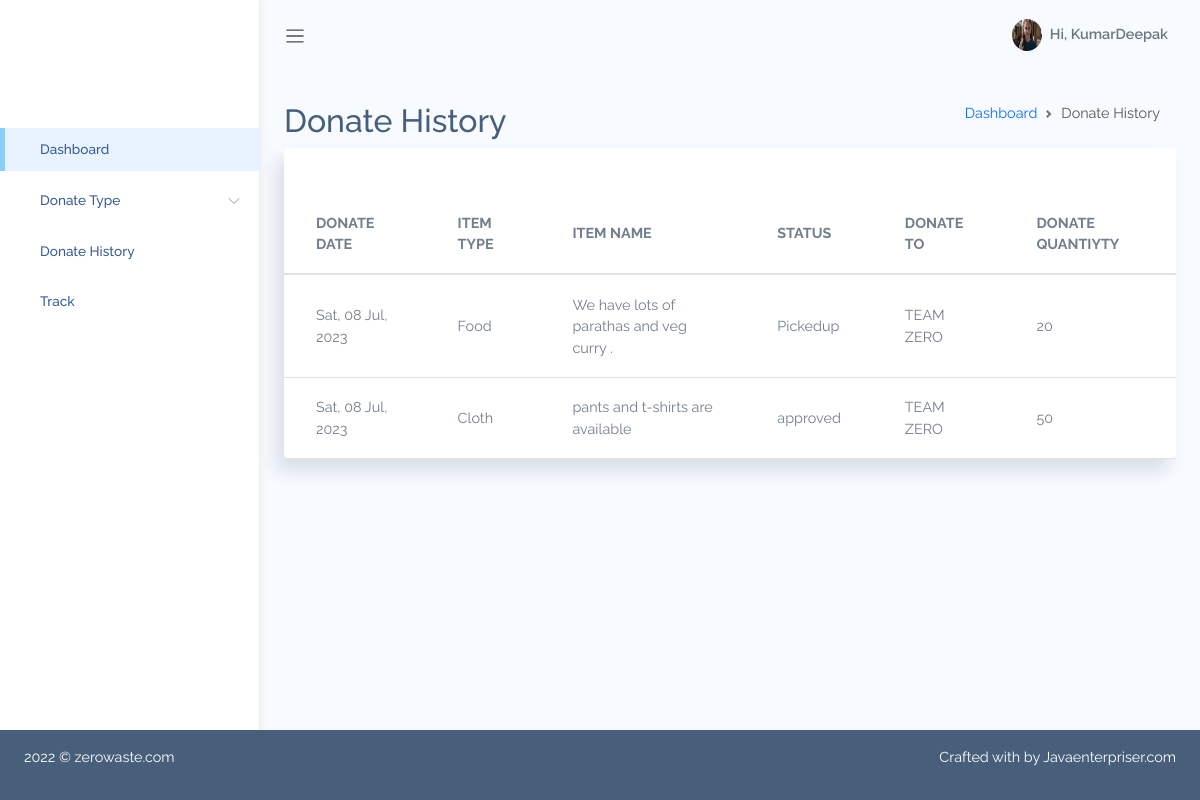
Page /donatehistory/ (signed in) on the committed database.
### AdminApp/models.py (models this page shows, shortened)
class UserProfile(models.Model):
    USER_TYPES = [
        ('Doner', 'Doner'),
        ('staff', 'staff'),
    ]
    user = models.OneToOneField(User, on_delete=models.CASCADE,related_name='userdetails')
    profilePicture = models.ImageField(blank=True, null=True)
    DOB = models.DateField()
    address = models.TextField()
    contact_No = models.IntegerField()
    userType = models.CharField(
        max_length=10, choices=USER_TYPES, default='Doner')
    created_at = models.DateTimeField(auto_now_add=True)
    updated_at = models.DateTimeField(auto_now=True)

class Wastage(models.Model):
    WASTE_TYPES = [
        ('Food', 'Food'),
        ('Cloth', 'Cloth'),
    ]
    STATUS_TYPES = [
        ('pending', 'pending'),
        ('approved', 'approved'),
        ('rejected','rejected'),
        ('Pickedup','Pickedup'),
        ('assignteam','assignteam'),
        ('donated','donated')
    ]
    donatedBy = models.ForeignKey(User, on_delete=models.SET_NULL, null=True)
    wasteType = models.CharField(
        max_length=10, choices=WASTE_TYPES, default='Food')
    statusType = models.CharField(
        max_length=10, choices=STATUS_TYPES, default='pending')
    description = models.TextField()
    quantity = models.PositiveIntegerField()
    pic1 = models.ImageField(blank=True, null=True)
    created_at = models.DateTimeField(auto_now_add=True)
    updated_at = models.DateTimeField(auto_now=True)

### AdminApp/views.py (the view)
# urls.py: path('donatehistory/',donatehistory,name='donatehistory'),
def donatehistory(request):
    w=Wastage.objects.filter(donatedBy=request.user)
    return render(request,'donatehistory.html',{'w':w})

### AdminApp/templates/donatehistory.html
{% extends 'adminBasic.html' %}
{%block content %}
{%load static%}
<div class="main-content container-fluid">
    <div class="page-title">
        <div class="row">
            <div class="col-12 col-md-6 order-md-1 order-last">
                <h3>Donate History</h3>
            </div>
            <div class="col-12 col-md-6 order-md-2 order-first">
                <nav aria-label="breadcrumb" class='breadcrumb-header'>
                    <ol class="breadcrumb">
                        <li class="breadcrumb-item"><a href="/admin-index/">Dashboard</a></li>
                        <li class="breadcrumb-item active" aria-current="page">Donate History</li>
                    </ol>
                </nav>
            </div>
        </div>
    </div>
<div class="row" id="table-hover-row">
  <div class="col-12">
    <div class="card">
      <div class="card-content">
        <div class="card-body">
        </div>
        <div class="table-responsive">
          <table class="table table-hover mb-0">
            <thead>
              <tr>
                <th>DONATE DATE</th>
                <th>ITEM TYPE</th>
                <th>ITEM NAME</th>
                <th>STATUS</th>
                <th>DONATE TO</th>
                <th>DONATE QUANTIYTY</th>
              </tr>
            </thead>
            <tbody>
                {% for x in w %}
              <tr>
                <td class="text-bold-500">{{x.created_at|date:"D, d M, Y"}}</td>
                <td>{{x.wasteType}}</td>
                <td>{{x.description}}</td>
                <td class="text-bold-500">{{x.statusType}}</td>
                <td>TEAM ZERO</td>
                <td>{{x.quantity}}</td>
              {% endfor %}
            </tbody>
          </table>
        </div>
      </div>
    </div>
  </div>
</div>
{% endblock content %}

### AdminApp/templates/adminBasic.html (shortened to what this page needs)
<!DOCTYPE html>
{%load static %}
<html lang="en">
<head>
    <link rel="stylesheet" href="{% static 'adminstatic/assets/css/bootstrap.css' %}">
    <link rel="stylesheet" href="{% static 'adminstatic/assets/vendors/chartjs/Chart.min.css' %}">
    <link rel="stylesheet" href="{% static 'adminstatic/assets/vendors/perfect-scrollbar/perfect-scrollbar.css' %}">
    <link rel="stylesheet" href="{% static 'adminstatic/assets/css/app.css' %}">
</head>
<body>
    <div id="app">
        <div id="sidebar" class='active'>
            <div class="sidebar-wrapper active">
    <div class="sidebar-header">
    </div>
    <div class="sidebar-menu">
        <ul class="menu">
            <li class="sidebar-item active ">
                    <a href="/admin-index/" class='sidebar-link'>
                        <span>Dashboard</span>
                    </a>
                </li>
                <li class="sidebar-item  has-sub">
                    <a href="#" class='sidebar-link'>
                        <span>Donate Type</span>
                    </a>
              <li class="sidebar-item  ">
                    <a href="/donatehistory/" class='sidebar-link'>
                        <span>Donate History</span>
                    </a>
                </li>
               <li class="sidebar-item  ">
                    <a href="/track/" class='sidebar-link'>
                        <span>Track</span>
                    </a>
                </li>
                    </ul>
    </div>
</div>
        </div>
        <div id="main">
            <nav class="navbar navbar-header navbar-expand navbar-light">
                <a class="sidebar-toggler" href="#"><span class="navbar-toggler-icon"></span></a>
                <div class="collapse navbar-collapse" id="navbarSupportedContent">
                    <ul class="navbar-nav d-flex align-items-center navbar-light ml-auto">
                        <li class="dropdown nav-icon">
                            <a href="#" data-toggle="dropdown" class="nav-link  dropdown-toggle nav-link-lg nav-link-user">
                            </a>
                        </li>
                        <li class="dropdown nav-icon mr-2">
                            <a href="#" data-toggle="dropdown" class="nav-link  dropdown-toggle nav-link-lg nav-link-user">
                            </a>
                        </li>
                        <li class="dropdown">
                            <a href="#" data-toggle="dropdown" class="nav-link dropdown-toggle nav-link-lg nav-link-user">
                                <div class="avatar mr-1">
                                    {% if request.user.userdetails.profilePicture %}
                                    <img src={{request.user.userdetails.profilePicture.url}} alt="" srcset="">
                                    {% else %}
                                    <img src="{% static 'adminstatic/assets/images/avatar/avatar-s-1.png' %}" alt="" srcset="">
                                    {% endif %}
                                </div>
                                <div class="d-none d-md-block d-lg-inline-block">Hi, {{request.user.username}}</div>
                            </a>
                        </li>
                    </ul>
                </div>
            </nav>
            {% block content %}
            {% endblock content %}
            <footer class='footer fixed-bottom bg-secondary'>
                <div class="footer clearfix mb-0 text-muted">
                    <div class="float-left">
                        <p class="text-white">2022 &copy; zerowaste.com</p>
                    </div>
                    <div class="float-right">
                        <p class="text-white">Crafted with <span class='text-danger'></span> by <a class="text-white" href="http://Javaenterpriser.com">Javaenterpriser.com</a></p>
                    </div>
                </div>
            </footer>
        </div>
    </div>
</body>
</html>

### AdminApp/static/adminstatic/assets/css/app.css (style rules this page uses)
* { font-family: "Raleway"; }
#app { position: relative; }
#main { margin-left: 260px; background-color: #F7FAFF; min-height: 100vh; transition: margin-left 0.6s ease-out; }
#main .main-content { padding: 2rem 1.5rem; }
#main .main-content .page-title h3 { font-size: 2rem; }
.breadcrumb-header .breadcrumb { justify-content: flex-end; }
a { text-decoration: none; outline: 0; }
footer { padding: 1rem 1.5rem; }
.avatar { display: inline-flex; border-radius: 50%; text-align: center; vertical-align: middle; position: relative; }
.avatar img { width: 32px; height: 32px; border-radius: 50%; }
.dropdown-toggle:after { color: #fff; }
#sidebar.active .sidebar-wrapper { left: 0; }
.sidebar-wrapper { width: 260px; height: 100vh; position: fixed; top: 0; z-index: 10; background-color: #fff; bottom: 0; border-right: 1px solid #eee; box-shadow: 0 0 10px #ececec; left: -260px; transition: left 0.6s ease-out; }
.sidebar-wrapper .sidebar-header { padding: 2rem 2rem 1rem; font-size: 2rem; font-weight: bold; }
.sidebar-wrapper .menu { padding-left: 0; margin-top: 2rem; }
.sidebar-wrapper .menu .sidebar-link { display: block; padding: 0.7rem 1.5rem; font-size: 0.85rem; display: flex; align-items: center; transition: all 0.5s; }
.sidebar-wrapper .menu .sidebar-link > span { color: #053382; font-weight: 500; margin-left: 1rem; opacity: 0.8; }
.sidebar-wrapper .menu .sidebar-item { list-style: none; margin-top: 0.5rem; position: relative; }
.sidebar-wrapper .menu .sidebar-item.has-sub .sidebar-link:after { position: absolute; color: #ccc; right: 15px; top: 12px; display: block; }
.sidebar-wrapper .menu .sidebar-item.active .sidebar-link { background-color: #e8f3ff; }
.sidebar-wrapper .menu .sidebar-item.active .sidebar-link:before { content: ""; position: absolute; left: 0; height: 100%; top: 0; bottom: 0; background-color: rgba(46, 170, 244, 0.5); width: 5px; }
.card { box-shadow: -8px 12px 18px 0 rgba(25, 42, 70, 0.13); margin-bottom: 2.2rem; }
.card .card-content { position: relative; }
.card .card-body { padding: 1.4rem 1.7rem; }
.navbar { height: 70px; padding: 1.5rem; }
.navbar .nav-link-user img { width: 30px; }
.navbar.navbar-header li { display: flex; align-items: center; }
.navbar.navbar-header li.nav-icon { margin-right: 0.4rem; }
.navbar.navbar-header li.nav-icon .nav-link { display: block; padding: 0.4rem; border-radius: 50%; }
.navbar.navbar-header .dropdown > a { color: #6c757d; font-weight: 600; }
.navbar.navbar-header .dropdown > a:after { display: none; }
.table td, .dataTable-table td, .table thead th, .dataTable-table thead th { vertical-align: middle; }
.table thead th, .dataTable-table thead th { border-bottom: 2px solid #475F7B; }

### rows in the picture
Wastage: created_at "Sat, 08 Jul, 2023", wasteType "Food", description "We have lots of parathas and veg curry .", statusType "Pickedup", quantity "20"
Wastage: created_at "Sat, 08 Jul, 2023", wasteType "Cloth", description "pants and t-shirts are available", statusType "approved", quantity "50"

### other values in the picture
{{ request.user.username }} "KumarDeepak"
